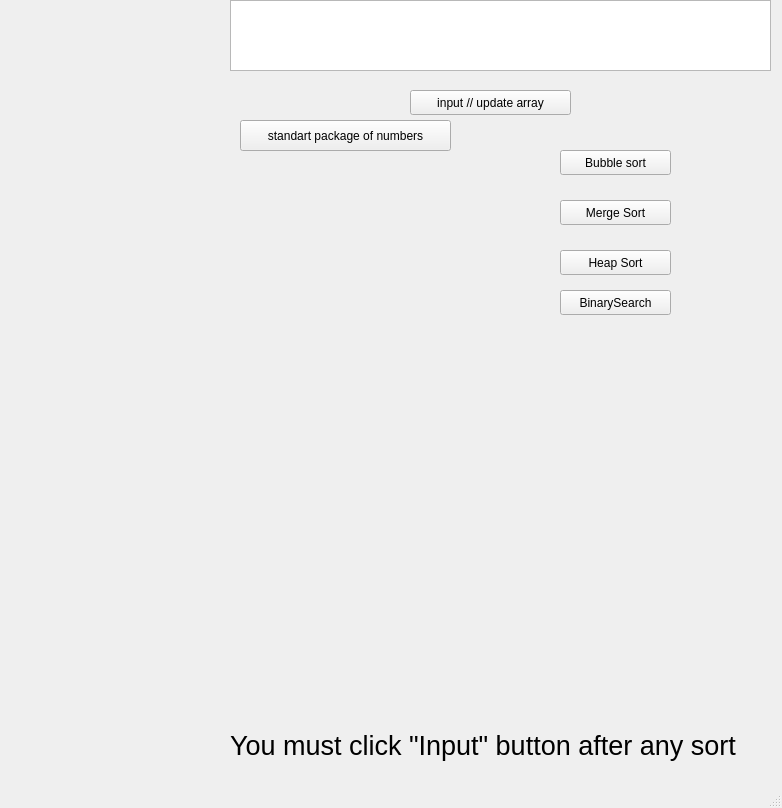
<?xml version="1.0" encoding="UTF-8"?>
<ui version="4.0">
 <class>MainWindow</class>
 <widget class="QMainWindow" name="MainWindow">
  <property name="geometry">
   <rect>
    <x>0</x>
    <y>0</y>
    <width>782</width>
    <height>808</height>
   </rect>
  </property>
  <property name="windowTitle">
   <string>MainWindow</string>
  </property>
  <widget class="QWidget" name="centralwidget">
   <widget class="QPushButton" name="bubbleSortButton">
    <property name="geometry">
     <rect>
      <x>560</x>
      <y>150</y>
      <width>111</width>
      <height>25</height>
     </rect>
    </property>
    <property name="text">
     <string>Bubble sort</string>
    </property>
   </widget>
   <widget class="QPushButton" name="mergeSortButton">
    <property name="geometry">
     <rect>
      <x>560</x>
      <y>200</y>
      <width>111</width>
      <height>25</height>
     </rect>
    </property>
    <property name="text">
     <string>Merge Sort</string>
    </property>
   </widget>
   <widget class="QPushButton" name="binarySearchButton">
    <property name="geometry">
     <rect>
      <x>560</x>
      <y>290</y>
      <width>111</width>
      <height>25</height>
     </rect>
    </property>
    <property name="text">
     <string>BinarySearch</string>
    </property>
   </widget>
   <widget class="QPlainTextEdit" name="arrayTextEdit">
    <property name="geometry">
     <rect>
      <x>230</x>
      <y>0</y>
      <width>541</width>
      <height>71</height>
     </rect>
    </property>
    <property name="autoFillBackground">
     <bool>true</bool>
    </property>
    <property name="backgroundVisible">
     <bool>false</bool>
    </property>
   </widget>
   <widget class="QWidget" name="verticalLayoutWidget">
    <property name="geometry">
     <rect>
      <x>20</x>
      <y>10</y>
      <width>191</width>
      <height>751</height>
     </rect>
    </property>
    <layout class="QVBoxLayout" name="verticalLayout">
     <property name="sizeConstraint">
      <enum>QLayout::SetDefaultConstraint</enum>
     </property>
    </layout>
   </widget>
   <widget class="QPushButton" name="heapsortButton">
    <property name="geometry">
     <rect>
      <x>560</x>
      <y>250</y>
      <width>111</width>
      <height>25</height>
     </rect>
    </property>
    <property name="text">
     <string>Heap Sort</string>
    </property>
   </widget>
   <widget class="QPushButton" name="sortBu">
    <property name="geometry">
     <rect>
      <x>410</x>
      <y>90</y>
      <width>161</width>
      <height>25</height>
     </rect>
    </property>
    <property name="text">
     <string>input // update array</string>
    </property>
   </widget>
   <widget class="QPushButton" name="pushButton">
    <property name="geometry">
     <rect>
      <x>240</x>
      <y>120</y>
      <width>211</width>
      <height>31</height>
     </rect>
    </property>
    <property name="text">
     <string>standart package of numbers</string>
    </property>
   </widget>
   <widget class="QLabel" name="label">
    <property name="geometry">
     <rect>
      <x>230</x>
      <y>720</y>
      <width>531</width>
      <height>51</height>
     </rect>
    </property>
    <property name="font">
     <font>
      <pointsize>20</pointsize>
      <italic>false</italic>
      <bold>false</bold>
     </font>
    </property>
    <property name="text">
     <string>You must click &quot;Input&quot; button after any sort</string>
    </property>
   </widget>
  </widget>
  <widget class="QMenuBar" name="menubar">
   <property name="geometry">
    <rect>
     <x>0</x>
     <y>0</y>
     <width>782</width>
     <height>22</height>
    </rect>
   </property>
  </widget>
  <widget class="QStatusBar" name="statusbar"/>
 </widget>
 <resources/>
 <connections/>
</ui>
